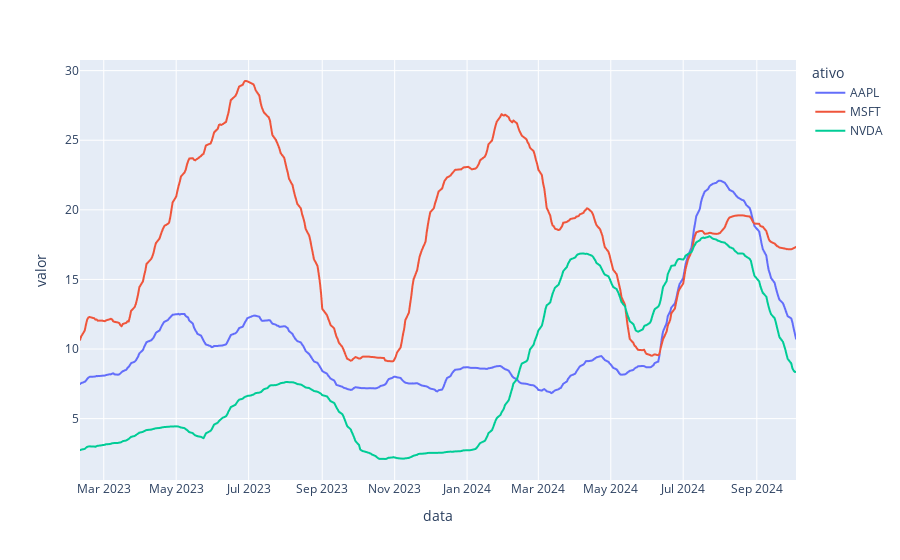

Notebook cell for this chart:
### Code cell
desvioPadraoVertical = desvioPadrao.stack().reset_index()
desvioPadraoVertical.columns = ['data', 'ativo', 'valor']
fig = px.line(desvioPadraoVertical, x='data', y='valor', color='ativo')
fig.show()

### Figure 1 — Plotly figure (JSON) as saved in the notebook; plotly's stock layout.template omitted (floating-point values rounded to 4 significant figures; data arrays with more than 128 entries replaced by an {"elided": "..."} marker saying what was removed)
{"data": [{"hovertemplate": "ativo=AAPL<br>data=%{x}<br>valor=%{y}<extra></extra>", "legendgroup": "AAPL", "line": {"color": "#636efa", "dash": "solid"}, "marker": {"symbol": "circle"}, "mode": "lines", "name": "AAPL", "showlegend": true, "type": "scattergl", "x": {"elided": "416 str values"}, "xaxis": "x", "y": {"elided": "416 float values"}, "yaxis": "y"}, {"hovertemplate": "ativo=MSFT<br>data=%{x}<br>valor=%{y}<extra></extra>", "legendgroup": "MSFT", "line": {"color": "#EF553B", "dash": "solid"}, "marker": {"symbol": "circle"}, "mode": "lines", "name": "MSFT", "showlegend": true, "type": "scattergl", "x": {"elided": "416 str values"}, "xaxis": "x", "y": {"elided": "416 float values"}, "yaxis": "y"}, {"hovertemplate": "ativo=NVDA<br>data=%{x}<br>valor=%{y}<extra></extra>", "legendgroup": "NVDA", "line": {"color": "#00cc96", "dash": "solid"}, "marker": {"symbol": "circle"}, "mode": "lines", "name": "NVDA", "showlegend": true, "type": "scattergl", "x": {"elided": "416 str values"}, "xaxis": "x", "y": {"elided": "416 float values"}, "yaxis": "y"}], "layout": {"autosize": true, "legend": {"title": {"text": "ativo"}, "tracegroupgap": 0}, "margin": {"t": 60}, "xaxis": {"anchor": "y", "autorange": true, "domain": [0, 1], "range": ["2023-02-09", "2024-10-04"], "title": {"text": "data"}, "type": "date"}, "yaxis": {"anchor": "x", "autorange": true, "domain": [0, 1], "range": [0.5909, 30.76], "title": {"text": "valor"}, "type": "linear"}}}
